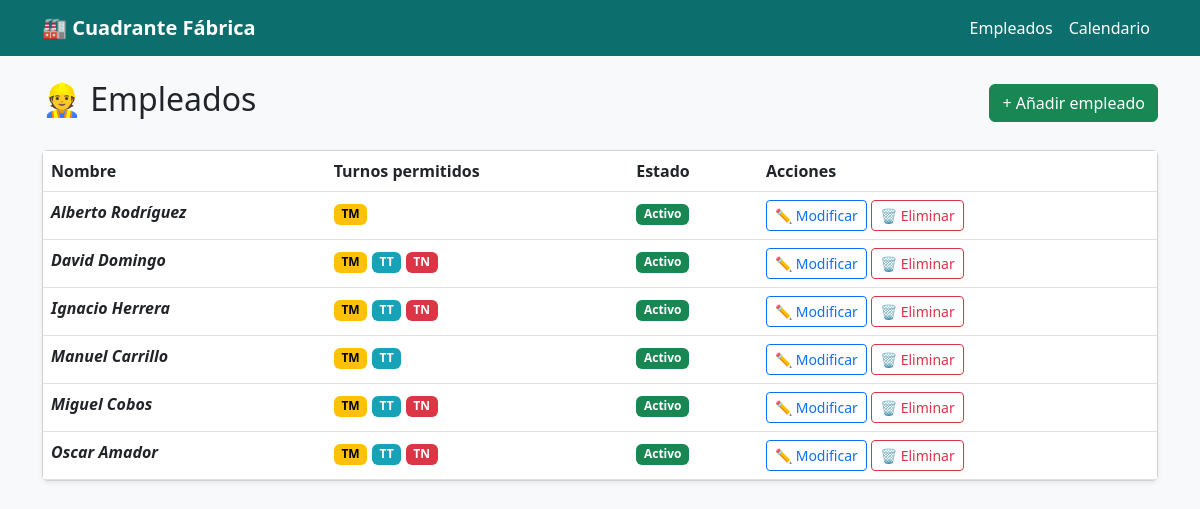
/employees/, run on the app's committed database.
### employees/models.py (models this page shows, shortened)
class Employee(models.Model):
    name      = models.CharField(max_length=100)
    puede_TM  = models.BooleanField(default=True, verbose_name='TM')
    puede_TT  = models.BooleanField(default=True, verbose_name='TT')
    puede_TN  = models.BooleanField(default=True, verbose_name='TN')
    is_active = models.BooleanField(default=True)
    class Meta:
        ordering = ['name']

### employees/views.py (the view)
# urls.py: path('',                 views.employee_list,   name='employee_list'),
def employee_list(request):
    employees = Employee.objects.all()
    return render(request, 'employees/employee_list.html', {'employees': employees})

### employees/templates/employees/employee_list.html
{% extends 'base.html' %}
{% block content %}
<div class="d-flex justify-content-between align-items-center mb-4">
  <h2>👷 Empleados</h2>
  <a href="{% url 'employee_create' %}" class="btn btn-success">+ Añadir empleado</a>
</div>
<div class="card shadow-sm">
  <table class="table table-hover mb-0">
    <thead style="background-color:#0d6e6e; color:white;">
      <tr>
        <th>Nombre</th>
        <th>Turnos permitidos</th>
        <th>Estado</th>
        <th>Acciones</th>
      </tr>
    </thead>
    <tbody>
      {% for emp in employees %}
      <tr>
        <td class="fw-bold fst-italic">{{ emp.name }}</td>
        <td>
          {% if emp.puede_TM %}
            <span class="badge" style="background-color:#ffc107; color:#000;">TM</span>
          {% endif %}
          {% if emp.puede_TT %}
            <span class="badge" style="background-color:#17a2b8; color:#fff;">TT</span>
          {% endif %}
          {% if emp.puede_TN %}
            <span class="badge" style="background-color:#dc3545; color:#fff;">TN</span>
          {% endif %}
        </td>
        <td>
          {% if emp.is_active %}
            <span class="badge bg-success">Activo</span>
          {% else %}
            <span class="badge bg-secondary">Inactivo</span>
          {% endif %}
        </td>
        <td>
          <a href="{% url 'employee_edit' emp.pk %}" class="btn btn-sm btn-outline-primary">✏️ Modificar</a>
          <a href="{% url 'employee_delete' emp.pk %}" class="btn btn-sm btn-outline-danger">🗑️ Eliminar</a>
        </td>
      </tr>
      {% empty %}
      <tr>
        <td colspan="4" class="text-center text-muted py-4">No hay empleados registrados.</td>
      </tr>
      {% endfor %}
    </tbody>
  </table>
</div>
{% endblock %}

### templates/base.html (shortened to what this page needs)
<!DOCTYPE html>
<html lang="fr">
<head>
  <link href="https://cdn.jsdelivr.net/npm/bootstrap@5.3.0/dist/css/bootstrap.min.css" rel="stylesheet">
</head>
<body>
  <nav class="navbar navbar-expand-lg mb-4">
    <div class="container">
      <a class="navbar-brand fw-bold" href="/">🏭 Cuadrante Fábrica</a>
      <div class="navbar-nav">
        <a class="nav-link" href="/employees/">Empleados</a>
        <a class="nav-link" href="/schedule/">Calendario</a>
      </div>
    </div>
  </nav>
  <div class="container">
    {% block content %}{% endblock %}
  </div>
</body>
</html>

### templates/base.html (style rules this page uses)
body { background-color: #f8f9fa; }
.navbar { background-color: #0d6e6e; }
.navbar-brand, .nav-link { color: white !important; }

### data on the page
Employee: name "Alberto Rodríguez", puede_TM "TM", is_active "Activo"
Employee: name "David Domingo", puede_TM "TM", puede_TT "TT", puede_TN "TN", is_active "Activo"
Employee: name "Ignacio Herrera", puede_TM "TM", puede_TT "TT", puede_TN "TN", is_active "Activo"
Employee: name "Manuel Carrillo", puede_TM "TM", puede_TT "TT", is_active "Activo"
Employee: name "Miguel Cobos", puede_TM "TM", puede_TT "TT", puede_TN "TN", is_active "Activo"
Employee: name "Oscar Amador", puede_TM "TM", puede_TT "TT", puede_TN "TN", is_active "Activo"
